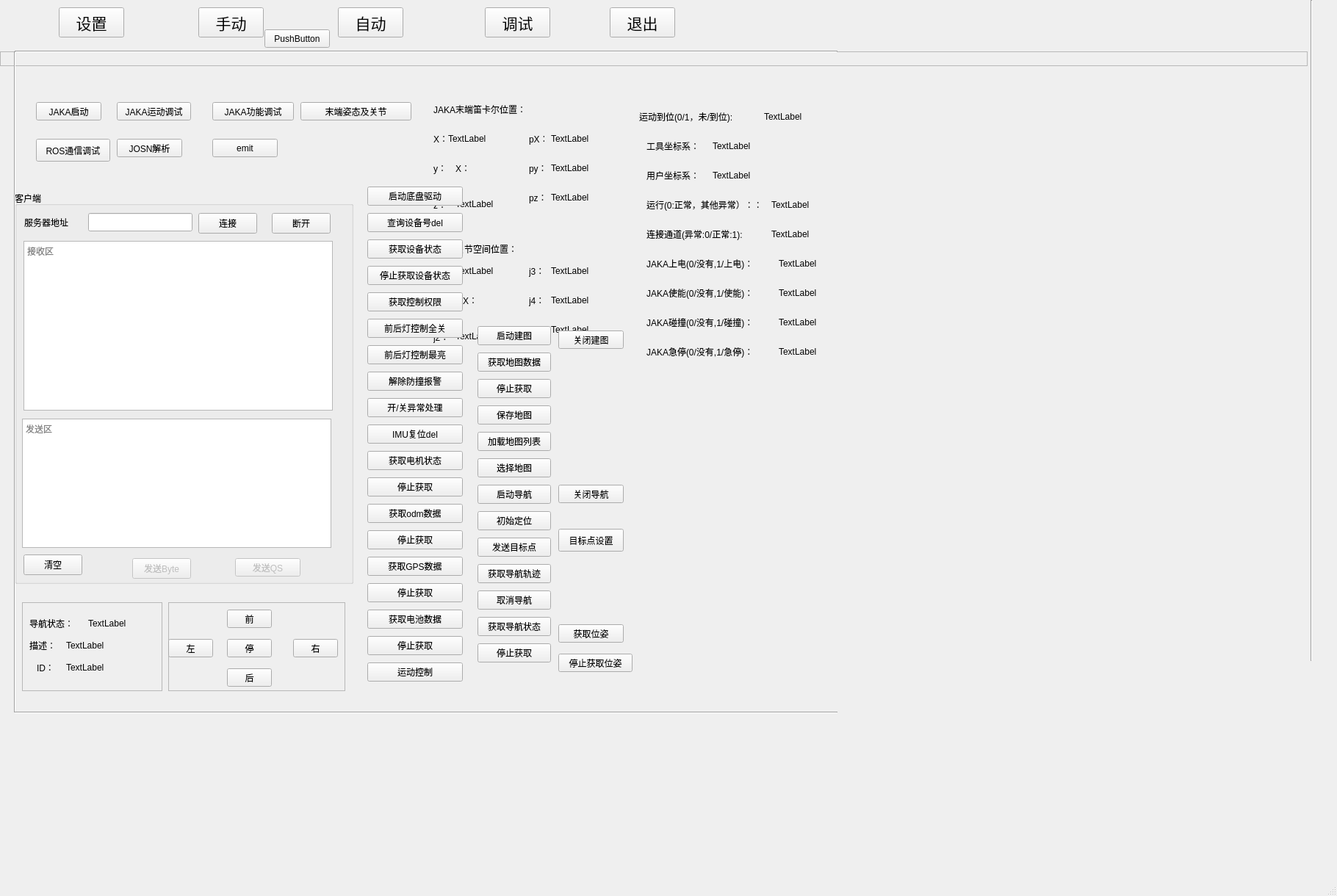
<?xml version="1.0" encoding="UTF-8"?>
<ui version="4.0">
 <class>MainWindow</class>
 <widget class="QMainWindow" name="MainWindow">
  <property name="windowModality">
   <enum>Qt::ApplicationModal</enum>
  </property>
  <property name="geometry">
   <rect>
    <x>0</x>
    <y>0</y>
    <width>1820</width>
    <height>1220</height>
   </rect>
  </property>
  <property name="windowTitle">
   <string>变电站应急机器人操作端</string>
  </property>
  <widget class="QWidget" name="centralwidget">
   <widget class="QPushButton" name="pushButton_3">
    <property name="geometry">
     <rect>
      <x>80</x>
      <y>10</y>
      <width>89</width>
      <height>41</height>
     </rect>
    </property>
    <property name="font">
     <font>
      <pointsize>16</pointsize>
     </font>
    </property>
    <property name="text">
     <string>设置</string>
    </property>
   </widget>
   <widget class="QWidget" name="widget" native="true">
    <property name="geometry">
     <rect>
      <x>580</x>
      <y>120</y>
      <width>551</width>
      <height>391</height>
     </rect>
    </property>
    <widget class="QLabel" name="label">
     <property name="geometry">
      <rect>
       <x>10</x>
       <y>60</y>
       <width>21</width>
       <height>17</height>
      </rect>
     </property>
     <property name="text">
      <string>X：</string>
     </property>
    </widget>
    <widget class="QLabel" name="label_2">
     <property name="geometry">
      <rect>
       <x>10</x>
       <y>100</y>
       <width>21</width>
       <height>17</height>
      </rect>
     </property>
     <property name="text">
      <string>y：</string>
     </property>
    </widget>
    <widget class="QLabel" name="label_3">
     <property name="geometry">
      <rect>
       <x>10</x>
       <y>150</y>
       <width>21</width>
       <height>17</height>
      </rect>
     </property>
     <property name="text">
      <string>z：</string>
     </property>
    </widget>
    <widget class="QLabel" name="label_4">
     <property name="geometry">
      <rect>
       <x>140</x>
       <y>60</y>
       <width>21</width>
       <height>17</height>
      </rect>
     </property>
     <property name="text">
      <string>pX：</string>
     </property>
    </widget>
    <widget class="QLabel" name="label_5">
     <property name="geometry">
      <rect>
       <x>140</x>
       <y>100</y>
       <width>21</width>
       <height>17</height>
      </rect>
     </property>
     <property name="text">
      <string>py：</string>
     </property>
    </widget>
    <widget class="QLabel" name="label_6">
     <property name="geometry">
      <rect>
       <x>140</x>
       <y>140</y>
       <width>21</width>
       <height>17</height>
      </rect>
     </property>
     <property name="text">
      <string>pz：</string>
     </property>
    </widget>
    <widget class="QLabel" name="label_x">
     <property name="geometry">
      <rect>
       <x>30</x>
       <y>60</y>
       <width>67</width>
       <height>17</height>
      </rect>
     </property>
     <property name="text">
      <string>TextLabel</string>
     </property>
    </widget>
    <widget class="QLabel" name="label_y">
     <property name="geometry">
      <rect>
       <x>40</x>
       <y>100</y>
       <width>61</width>
       <height>17</height>
      </rect>
     </property>
     <property name="text">
      <string>X：</string>
     </property>
    </widget>
    <widget class="QLabel" name="label_z">
     <property name="geometry">
      <rect>
       <x>40</x>
       <y>150</y>
       <width>67</width>
       <height>16</height>
      </rect>
     </property>
     <property name="text">
      <string>TextLabel</string>
     </property>
    </widget>
    <widget class="QLabel" name="label_px">
     <property name="geometry">
      <rect>
       <x>170</x>
       <y>60</y>
       <width>67</width>
       <height>17</height>
      </rect>
     </property>
     <property name="text">
      <string>TextLabel</string>
     </property>
    </widget>
    <widget class="QLabel" name="label_py">
     <property name="geometry">
      <rect>
       <x>170</x>
       <y>100</y>
       <width>67</width>
       <height>17</height>
      </rect>
     </property>
     <property name="text">
      <string>TextLabel</string>
     </property>
    </widget>
    <widget class="QLabel" name="label_pz">
     <property name="geometry">
      <rect>
       <x>170</x>
       <y>140</y>
       <width>67</width>
       <height>17</height>
      </rect>
     </property>
     <property name="text">
      <string>TextLabel</string>
     </property>
    </widget>
    <widget class="QLabel" name="labelj5">
     <property name="geometry">
      <rect>
       <x>170</x>
       <y>320</y>
       <width>67</width>
       <height>17</height>
      </rect>
     </property>
     <property name="text">
      <string>TextLabel</string>
     </property>
    </widget>
    <widget class="QLabel" name="label_7">
     <property name="geometry">
      <rect>
       <x>140</x>
       <y>320</y>
       <width>21</width>
       <height>17</height>
      </rect>
     </property>
     <property name="text">
      <string>j5：</string>
     </property>
    </widget>
    <widget class="QLabel" name="labelj2">
     <property name="geometry">
      <rect>
       <x>40</x>
       <y>330</y>
       <width>67</width>
       <height>16</height>
      </rect>
     </property>
     <property name="text">
      <string>TextLabel</string>
     </property>
    </widget>
    <widget class="QLabel" name="label_11">
     <property name="geometry">
      <rect>
       <x>10</x>
       <y>240</y>
       <width>21</width>
       <height>17</height>
      </rect>
     </property>
     <property name="text">
      <string>j0：</string>
     </property>
    </widget>
    <widget class="QLabel" name="labelj3">
     <property name="geometry">
      <rect>
       <x>170</x>
       <y>240</y>
       <width>67</width>
       <height>17</height>
      </rect>
     </property>
     <property name="text">
      <string>TextLabel</string>
     </property>
    </widget>
    <widget class="QLabel" name="label_9">
     <property name="geometry">
      <rect>
       <x>140</x>
       <y>240</y>
       <width>21</width>
       <height>17</height>
      </rect>
     </property>
     <property name="text">
      <string>j3：</string>
     </property>
    </widget>
    <widget class="QLabel" name="label_12">
     <property name="geometry">
      <rect>
       <x>140</x>
       <y>280</y>
       <width>21</width>
       <height>17</height>
      </rect>
     </property>
     <property name="text">
      <string>j4：</string>
     </property>
    </widget>
    <widget class="QLabel" name="labelj4">
     <property name="geometry">
      <rect>
       <x>170</x>
       <y>280</y>
       <width>67</width>
       <height>17</height>
      </rect>
     </property>
     <property name="text">
      <string>TextLabel</string>
     </property>
    </widget>
    <widget class="QLabel" name="label_8">
     <property name="geometry">
      <rect>
       <x>10</x>
       <y>330</y>
       <width>21</width>
       <height>17</height>
      </rect>
     </property>
     <property name="text">
      <string>j2：</string>
     </property>
    </widget>
    <widget class="QLabel" name="labelj1">
     <property name="geometry">
      <rect>
       <x>50</x>
       <y>280</y>
       <width>61</width>
       <height>17</height>
      </rect>
     </property>
     <property name="text">
      <string>X：</string>
     </property>
    </widget>
    <widget class="QLabel" name="labelj0">
     <property name="geometry">
      <rect>
       <x>40</x>
       <y>240</y>
       <width>67</width>
       <height>17</height>
      </rect>
     </property>
     <property name="text">
      <string>TextLabel</string>
     </property>
    </widget>
    <widget class="QLabel" name="label_10">
     <property name="geometry">
      <rect>
       <x>10</x>
       <y>280</y>
       <width>21</width>
       <height>17</height>
      </rect>
     </property>
     <property name="text">
      <string>j1：</string>
     </property>
    </widget>
    <widget class="QLabel" name="label_15">
     <property name="geometry">
      <rect>
       <x>10</x>
       <y>20</y>
       <width>151</width>
       <height>17</height>
      </rect>
     </property>
     <property name="text">
      <string>JAKA末端笛卡尔位置：</string>
     </property>
    </widget>
    <widget class="QLabel" name="label_16">
     <property name="geometry">
      <rect>
       <x>10</x>
       <y>210</y>
       <width>141</width>
       <height>17</height>
      </rect>
     </property>
     <property name="text">
      <string>JAKA关节空间位置：</string>
     </property>
    </widget>
    <widget class="QLabel" name="label_17">
     <property name="geometry">
      <rect>
       <x>290</x>
       <y>30</y>
       <width>171</width>
       <height>17</height>
      </rect>
     </property>
     <property name="text">
      <string>运动到位(0/1，未/到位):</string>
     </property>
    </widget>
    <widget class="QLabel" name="labelpos">
     <property name="geometry">
      <rect>
       <x>460</x>
       <y>30</y>
       <width>71</width>
       <height>17</height>
      </rect>
     </property>
     <property name="text">
      <string>TextLabel</string>
     </property>
    </widget>
    <widget class="QLabel" name="label_19">
     <property name="geometry">
      <rect>
       <x>300</x>
       <y>70</y>
       <width>91</width>
       <height>17</height>
      </rect>
     </property>
     <property name="text">
      <string>工具坐标系：</string>
     </property>
    </widget>
    <widget class="QLabel" name="labeltoolid">
     <property name="geometry">
      <rect>
       <x>390</x>
       <y>70</y>
       <width>67</width>
       <height>17</height>
      </rect>
     </property>
     <property name="text">
      <string>TextLabel</string>
     </property>
    </widget>
    <widget class="QLabel" name="labeluserid">
     <property name="geometry">
      <rect>
       <x>390</x>
       <y>110</y>
       <width>67</width>
       <height>17</height>
      </rect>
     </property>
     <property name="text">
      <string>TextLabel</string>
     </property>
    </widget>
    <widget class="QLabel" name="label_22">
     <property name="geometry">
      <rect>
       <x>300</x>
       <y>110</y>
       <width>91</width>
       <height>17</height>
      </rect>
     </property>
     <property name="layoutDirection">
      <enum>Qt::LeftToRight</enum>
     </property>
     <property name="text">
      <string>用户坐标系：</string>
     </property>
    </widget>
    <widget class="QLabel" name="labelerrcode">
     <property name="geometry">
      <rect>
       <x>470</x>
       <y>150</y>
       <width>67</width>
       <height>17</height>
      </rect>
     </property>
     <property name="text">
      <string>TextLabel</string>
     </property>
    </widget>
    <widget class="QLabel" name="label_24">
     <property name="geometry">
      <rect>
       <x>300</x>
       <y>150</y>
       <width>161</width>
       <height>17</height>
      </rect>
     </property>
     <property name="text">
      <string>运行(0:正常，其他异常）：：</string>
     </property>
    </widget>
    <widget class="QLabel" name="labelconnect">
     <property name="geometry">
      <rect>
       <x>470</x>
       <y>190</y>
       <width>67</width>
       <height>17</height>
      </rect>
     </property>
     <property name="text">
      <string>TextLabel</string>
     </property>
    </widget>
    <widget class="QLabel" name="label_26">
     <property name="geometry">
      <rect>
       <x>300</x>
       <y>190</y>
       <width>171</width>
       <height>17</height>
      </rect>
     </property>
     <property name="text">
      <string>连接通道(异常:0/正常:1):</string>
     </property>
    </widget>
    <widget class="QLabel" name="label_27">
     <property name="geometry">
      <rect>
       <x>300</x>
       <y>230</y>
       <width>181</width>
       <height>17</height>
      </rect>
     </property>
     <property name="layoutDirection">
      <enum>Qt::LeftToRight</enum>
     </property>
     <property name="text">
      <string>JAKA上电(0/没有,1/上电)：</string>
     </property>
    </widget>
    <widget class="QLabel" name="labelpoweron">
     <property name="geometry">
      <rect>
       <x>480</x>
       <y>230</y>
       <width>67</width>
       <height>17</height>
      </rect>
     </property>
     <property name="text">
      <string>TextLabel</string>
     </property>
    </widget>
    <widget class="QLabel" name="label_29">
     <property name="geometry">
      <rect>
       <x>300</x>
       <y>270</y>
       <width>181</width>
       <height>17</height>
      </rect>
     </property>
     <property name="layoutDirection">
      <enum>Qt::LeftToRight</enum>
     </property>
     <property name="text">
      <string>JAKA使能(0/没有,1/使能)：</string>
     </property>
    </widget>
    <widget class="QLabel" name="labelenabled">
     <property name="geometry">
      <rect>
       <x>480</x>
       <y>270</y>
       <width>67</width>
       <height>17</height>
      </rect>
     </property>
     <property name="text">
      <string>TextLabel</string>
     </property>
    </widget>
    <widget class="QLabel" name="label_31">
     <property name="geometry">
      <rect>
       <x>300</x>
       <y>310</y>
       <width>181</width>
       <height>17</height>
      </rect>
     </property>
     <property name="layoutDirection">
      <enum>Qt::LeftToRight</enum>
     </property>
     <property name="text">
      <string>JAKA碰撞(0/没有,1/碰撞)：</string>
     </property>
    </widget>
    <widget class="QLabel" name="labelprotect">
     <property name="geometry">
      <rect>
       <x>480</x>
       <y>310</y>
       <width>67</width>
       <height>17</height>
      </rect>
     </property>
     <property name="text">
      <string>TextLabel</string>
     </property>
    </widget>
    <widget class="QLabel" name="label_32">
     <property name="geometry">
      <rect>
       <x>300</x>
       <y>350</y>
       <width>181</width>
       <height>17</height>
      </rect>
     </property>
     <property name="maximumSize">
      <size>
       <width>16777215</width>
       <height>16777213</height>
      </size>
     </property>
     <property name="layoutDirection">
      <enum>Qt::LeftToRight</enum>
     </property>
     <property name="text">
      <string>JAKA急停(0/没有,1/急停)：</string>
     </property>
    </widget>
    <widget class="QLabel" name="labelemstop">
     <property name="geometry">
      <rect>
       <x>480</x>
       <y>350</y>
       <width>67</width>
       <height>17</height>
      </rect>
     </property>
     <property name="text">
      <string>TextLabel</string>
     </property>
    </widget>
   </widget>
   <widget class="QPushButton" name="pushButton_8">
    <property name="geometry">
     <rect>
      <x>270</x>
      <y>10</y>
      <width>89</width>
      <height>41</height>
     </rect>
    </property>
    <property name="font">
     <font>
      <pointsize>16</pointsize>
     </font>
    </property>
    <property name="text">
     <string>手动</string>
    </property>
   </widget>
   <widget class="QGroupBox" name="groupBox">
    <property name="geometry">
     <rect>
      <x>20</x>
      <y>260</y>
      <width>461</width>
      <height>535</height>
     </rect>
    </property>
    <property name="title">
     <string>客户端</string>
    </property>
    <widget class="QTextBrowser" name="client_rec">
     <property name="geometry">
      <rect>
       <x>12</x>
       <y>68</y>
       <width>421</width>
       <height>231</height>
      </rect>
     </property>
     <property name="placeholderText">
      <string>接收区</string>
     </property>
    </widget>
    <widget class="QPushButton" name="Cclear">
     <property name="geometry">
      <rect>
       <x>12</x>
       <y>495</y>
       <width>80</width>
       <height>28</height>
      </rect>
     </property>
     <property name="text">
      <string>清空</string>
     </property>
    </widget>
    <widget class="QPushButton" name="client_send">
     <property name="enabled">
      <bool>false</bool>
     </property>
     <property name="geometry">
      <rect>
       <x>160</x>
       <y>500</y>
       <width>80</width>
       <height>28</height>
      </rect>
     </property>
     <property name="text">
      <string>发送Byte</string>
     </property>
    </widget>
    <widget class="QTextEdit" name="client_msg">
     <property name="geometry">
      <rect>
       <x>10</x>
       <y>310</y>
       <width>421</width>
       <height>176</height>
      </rect>
     </property>
     <property name="maximumSize">
      <size>
       <width>16777215</width>
       <height>176</height>
      </size>
     </property>
     <property name="placeholderText">
      <string>发送区</string>
     </property>
    </widget>
    <widget class="QPushButton" name="pushButton_9">
     <property name="enabled">
      <bool>false</bool>
     </property>
     <property name="geometry">
      <rect>
       <x>300</x>
       <y>500</y>
       <width>89</width>
       <height>25</height>
      </rect>
     </property>
     <property name="text">
      <string>发送QS</string>
     </property>
    </widget>
    <widget class="QLabel" name="label_18">
     <property name="geometry">
      <rect>
       <x>13</x>
       <y>33</y>
       <width>81</width>
       <height>20</height>
      </rect>
     </property>
     <property name="text">
      <string>服务器地址</string>
     </property>
    </widget>
    <widget class="QLineEdit" name="ServerUrl">
     <property name="geometry">
      <rect>
       <x>100</x>
       <y>30</y>
       <width>142</width>
       <height>25</height>
      </rect>
     </property>
    </widget>
    <widget class="QPushButton" name="client_connect">
     <property name="geometry">
      <rect>
       <x>250</x>
       <y>30</y>
       <width>80</width>
       <height>28</height>
      </rect>
     </property>
     <property name="text">
      <string>连接</string>
     </property>
    </widget>
    <widget class="QPushButton" name="client_disconnect">
     <property name="geometry">
      <rect>
       <x>350</x>
       <y>30</y>
       <width>80</width>
       <height>28</height>
      </rect>
     </property>
     <property name="text">
      <string>断开</string>
     </property>
    </widget>
   </widget>
   <widget class="QWidget" name="widget_2" native="true">
    <property name="geometry">
     <rect>
      <x>490</x>
      <y>240</y>
      <width>141</width>
      <height>711</height>
     </rect>
    </property>
    <widget class="QWidget" name="layoutWidget">
     <property name="geometry">
      <rect>
       <x>10</x>
       <y>10</y>
       <width>130</width>
       <height>699</height>
      </rect>
     </property>
     <layout class="QGridLayout" name="gridLayout">
      <item row="0" column="0">
       <widget class="QPushButton" name="pushButton_14">
        <property name="text">
         <string>启动底盘驱动</string>
        </property>
       </widget>
      </item>
      <item row="1" column="0">
       <widget class="QPushButton" name="pushButton_15">
        <property name="text">
         <string>查询设备号del</string>
        </property>
       </widget>
      </item>
      <item row="2" column="0">
       <widget class="QPushButton" name="pushButton_11">
        <property name="text">
         <string>获取设备状态</string>
        </property>
       </widget>
      </item>
      <item row="3" column="0">
       <widget class="QPushButton" name="pushButton_10">
        <property name="text">
         <string>停止获取设备状态</string>
        </property>
       </widget>
      </item>
      <item row="4" column="0">
       <widget class="QPushButton" name="pushButton_16">
        <property name="text">
         <string>获取控制权限</string>
        </property>
       </widget>
      </item>
      <item row="5" column="0">
       <widget class="QPushButton" name="pushButton_12">
        <property name="text">
         <string>前后灯控制全关</string>
        </property>
       </widget>
      </item>
      <item row="6" column="0">
       <widget class="QPushButton" name="pushButton_17">
        <property name="text">
         <string>前后灯控制最亮</string>
        </property>
       </widget>
      </item>
      <item row="7" column="0">
       <widget class="QPushButton" name="pushButton_20">
        <property name="text">
         <string>解除防撞报警</string>
        </property>
       </widget>
      </item>
      <item row="8" column="0">
       <widget class="QPushButton" name="pushButton_19">
        <property name="text">
         <string>开/关异常处理</string>
        </property>
       </widget>
      </item>
      <item row="9" column="0">
       <widget class="QPushButton" name="pushButton_13">
        <property name="text">
         <string>IMU复位del</string>
        </property>
       </widget>
      </item>
      <item row="10" column="0">
       <widget class="QPushButton" name="pushButton_18">
        <property name="text">
         <string>获取电机状态</string>
        </property>
       </widget>
      </item>
      <item row="11" column="0">
       <widget class="QPushButton" name="pushButton_41">
        <property name="text">
         <string>停止获取</string>
        </property>
       </widget>
      </item>
      <item row="12" column="0">
       <widget class="QPushButton" name="pushButton_21">
        <property name="text">
         <string>获取odm数据</string>
        </property>
       </widget>
      </item>
      <item row="13" column="0">
       <widget class="QPushButton" name="pushButton_42">
        <property name="text">
         <string>停止获取</string>
        </property>
       </widget>
      </item>
      <item row="14" column="0">
       <widget class="QPushButton" name="pushButton_23">
        <property name="text">
         <string>获取GPS数据</string>
        </property>
       </widget>
      </item>
      <item row="15" column="0">
       <widget class="QPushButton" name="pushButton_43">
        <property name="text">
         <string>停止获取</string>
        </property>
       </widget>
      </item>
      <item row="16" column="0">
       <widget class="QPushButton" name="pushButton_24">
        <property name="text">
         <string>获取电池数据</string>
        </property>
       </widget>
      </item>
      <item row="17" column="0">
       <widget class="QPushButton" name="pushButton_44">
        <property name="text">
         <string>停止获取</string>
        </property>
       </widget>
      </item>
      <item row="18" column="0">
       <widget class="QPushButton" name="pushButton_25">
        <property name="text">
         <string>运动控制</string>
        </property>
       </widget>
      </item>
     </layout>
    </widget>
   </widget>
   <widget class="QFrame" name="frame">
    <property name="geometry">
     <rect>
      <x>229</x>
      <y>820</y>
      <width>241</width>
      <height>121</height>
     </rect>
    </property>
    <property name="frameShape">
     <enum>QFrame::StyledPanel</enum>
    </property>
    <property name="frameShadow">
     <enum>QFrame::Raised</enum>
    </property>
    <widget class="QPushButton" name="pushButton_34">
     <property name="geometry">
      <rect>
       <x>80</x>
       <y>10</y>
       <width>61</width>
       <height>25</height>
      </rect>
     </property>
     <property name="text">
      <string>前</string>
     </property>
    </widget>
    <widget class="QPushButton" name="pushButton_35">
     <property name="geometry">
      <rect>
       <x>80</x>
       <y>90</y>
       <width>61</width>
       <height>25</height>
      </rect>
     </property>
     <property name="text">
      <string>后</string>
     </property>
    </widget>
    <widget class="QPushButton" name="pushButton_36">
     <property name="geometry">
      <rect>
       <x>0</x>
       <y>50</y>
       <width>61</width>
       <height>25</height>
      </rect>
     </property>
     <property name="text">
      <string>左</string>
     </property>
    </widget>
    <widget class="QPushButton" name="pushButton_37">
     <property name="geometry">
      <rect>
       <x>170</x>
       <y>50</y>
       <width>61</width>
       <height>25</height>
      </rect>
     </property>
     <property name="text">
      <string>右</string>
     </property>
    </widget>
    <widget class="QPushButton" name="pushButton_38">
     <property name="geometry">
      <rect>
       <x>80</x>
       <y>50</y>
       <width>61</width>
       <height>25</height>
      </rect>
     </property>
     <property name="text">
      <string>停</string>
     </property>
    </widget>
   </widget>
   <widget class="QStackedWidget" name="stackedWidget">
    <property name="geometry">
     <rect>
      <x>0</x>
      <y>70</y>
      <width>1780</width>
      <height>20</height>
     </rect>
    </property>
    <property name="autoFillBackground">
     <bool>true</bool>
    </property>
    <property name="frameShape">
     <enum>QFrame::StyledPanel</enum>
    </property>
    <property name="currentIndex">
     <number>1</number>
    </property>
    <widget class="QWidget" name="page"/>
    <widget class="QWidget" name="page_2"/>
   </widget>
   <widget class="QPushButton" name="pushButton_46">
    <property name="geometry">
     <rect>
      <x>460</x>
      <y>10</y>
      <width>89</width>
      <height>41</height>
     </rect>
    </property>
    <property name="font">
     <font>
      <pointsize>16</pointsize>
     </font>
    </property>
    <property name="text">
     <string>自动</string>
    </property>
   </widget>
   <widget class="QPushButton" name="pushButton_47">
    <property name="geometry">
     <rect>
      <x>660</x>
      <y>10</y>
      <width>89</width>
      <height>41</height>
     </rect>
    </property>
    <property name="font">
     <font>
      <pointsize>16</pointsize>
     </font>
    </property>
    <property name="text">
     <string>调试</string>
    </property>
   </widget>
   <widget class="QPushButton" name="pushButton_48">
    <property name="geometry">
     <rect>
      <x>830</x>
      <y>10</y>
      <width>89</width>
      <height>41</height>
     </rect>
    </property>
    <property name="font">
     <font>
      <pointsize>16</pointsize>
     </font>
    </property>
    <property name="text">
     <string>退出</string>
    </property>
   </widget>
   <widget class="Line" name="line">
    <property name="geometry">
     <rect>
      <x>20</x>
      <y>60</y>
      <width>1120</width>
      <height>20</height>
     </rect>
    </property>
    <property name="orientation">
     <enum>Qt::Horizontal</enum>
    </property>
   </widget>
   <widget class="Line" name="line_2">
    <property name="geometry">
     <rect>
      <x>10</x>
      <y>70</y>
      <width>20</width>
      <height>900</height>
     </rect>
    </property>
    <property name="lineWidth">
     <number>1</number>
    </property>
    <property name="orientation">
     <enum>Qt::Vertical</enum>
    </property>
   </widget>
   <widget class="Line" name="line_3">
    <property name="geometry">
     <rect>
      <x>20</x>
      <y>960</y>
      <width>1120</width>
      <height>20</height>
     </rect>
    </property>
    <property name="orientation">
     <enum>Qt::Horizontal</enum>
    </property>
   </widget>
   <widget class="Line" name="line_4">
    <property name="geometry">
     <rect>
      <x>1775</x>
      <y>0</y>
      <width>20</width>
      <height>900</height>
     </rect>
    </property>
    <property name="lineWidth">
     <number>1</number>
    </property>
    <property name="orientation">
     <enum>Qt::Vertical</enum>
    </property>
   </widget>
   <widget class="QWidget" name="widget_3" native="true">
    <property name="geometry">
     <rect>
      <x>640</x>
      <y>440</y>
      <width>241</width>
      <height>501</height>
     </rect>
    </property>
    <widget class="QPushButton" name="pushButton_51">
     <property name="geometry">
      <rect>
       <x>120</x>
       <y>10</y>
       <width>89</width>
       <height>25</height>
      </rect>
     </property>
     <property name="text">
      <string>关闭建图</string>
     </property>
    </widget>
    <widget class="QPushButton" name="pushButton_52">
     <property name="geometry">
      <rect>
       <x>120</x>
       <y>220</y>
       <width>89</width>
       <height>25</height>
      </rect>
     </property>
     <property name="text">
      <string>关闭导航</string>
     </property>
    </widget>
    <widget class="QPushButton" name="pushButtonpos">
     <property name="geometry">
      <rect>
       <x>120</x>
       <y>280</y>
       <width>89</width>
       <height>31</height>
      </rect>
     </property>
     <property name="text">
      <string>目标点设置</string>
     </property>
    </widget>
    <widget class="QWidget" name="layoutWidget">
     <property name="geometry">
      <rect>
       <x>10</x>
       <y>0</y>
       <width>100</width>
       <height>477</height>
      </rect>
     </property>
     <layout class="QGridLayout" name="gridLayout_2">
      <item row="0" column="0">
       <widget class="QPushButton" name="pushButton_26">
        <property name="text">
         <string>启动建图</string>
        </property>
       </widget>
      </item>
      <item row="1" column="0">
       <widget class="QPushButton" name="pushButton_27">
        <property name="text">
         <string>获取地图数据</string>
        </property>
       </widget>
      </item>
      <item row="2" column="0">
       <widget class="QPushButton" name="pushButton_39">
        <property name="text">
         <string>停止获取</string>
        </property>
       </widget>
      </item>
      <item row="3" column="0">
       <widget class="QPushButton" name="pushButton_22">
        <property name="text">
         <string>保存地图</string>
        </property>
       </widget>
      </item>
      <item row="4" column="0">
       <widget class="QPushButton" name="pushButton_28">
        <property name="text">
         <string>加载地图列表</string>
        </property>
       </widget>
      </item>
      <item row="5" column="0">
       <widget class="QPushButton" name="pushButton_30">
        <property name="text">
         <string>选择地图</string>
        </property>
       </widget>
      </item>
      <item row="6" column="0">
       <widget class="QPushButton" name="pushButton_29">
        <property name="text">
         <string>启动导航</string>
        </property>
       </widget>
      </item>
      <item row="7" column="0">
       <widget class="QPushButton" name="pushButton_33">
        <property name="text">
         <string>初始定位</string>
        </property>
       </widget>
      </item>
      <item row="8" column="0">
       <widget class="QPushButton" name="pushButton_32">
        <property name="text">
         <string>发送目标点</string>
        </property>
       </widget>
      </item>
      <item row="9" column="0">
       <widget class="QPushButton" name="pushButton_31">
        <property name="text">
         <string>获取导航轨迹</string>
        </property>
       </widget>
      </item>
      <item row="10" column="0">
       <widget class="QPushButton" name="pushButton_40">
        <property name="text">
         <string>取消导航</string>
        </property>
       </widget>
      </item>
      <item row="11" column="0">
       <widget class="QPushButton" name="pushButtonnavst">
        <property name="text">
         <string>获取导航状态</string>
        </property>
       </widget>
      </item>
      <item row="12" column="0">
       <widget class="QPushButton" name="pushButtonnavst_2">
        <property name="text">
         <string>停止获取</string>
        </property>
       </widget>
      </item>
     </layout>
    </widget>
    <widget class="QPushButton" name="pushButtonpos_2">
     <property name="geometry">
      <rect>
       <x>120</x>
       <y>410</y>
       <width>89</width>
       <height>25</height>
      </rect>
     </property>
     <property name="text">
      <string>获取位姿</string>
     </property>
    </widget>
    <widget class="QPushButton" name="pushButtonpos_3">
     <property name="geometry">
      <rect>
       <x>120</x>
       <y>450</y>
       <width>101</width>
       <height>25</height>
      </rect>
     </property>
     <property name="text">
      <string>停止获取位姿</string>
     </property>
    </widget>
   </widget>
   <widget class="QFrame" name="frame_2">
    <property name="geometry">
     <rect>
      <x>30</x>
      <y>820</y>
      <width>191</width>
      <height>121</height>
     </rect>
    </property>
    <property name="frameShape">
     <enum>QFrame::StyledPanel</enum>
    </property>
    <property name="frameShadow">
     <enum>QFrame::Raised</enum>
    </property>
    <widget class="QLabel" name="label_13">
     <property name="geometry">
      <rect>
       <x>10</x>
       <y>20</y>
       <width>67</width>
       <height>17</height>
      </rect>
     </property>
     <property name="text">
      <string>导航状态：</string>
     </property>
    </widget>
    <widget class="QLabel" name="labelstatus">
     <property name="geometry">
      <rect>
       <x>90</x>
       <y>20</y>
       <width>67</width>
       <height>17</height>
      </rect>
     </property>
     <property name="text">
      <string>TextLabel</string>
     </property>
    </widget>
    <widget class="QLabel" name="labeltext">
     <property name="geometry">
      <rect>
       <x>60</x>
       <y>50</y>
       <width>121</width>
       <height>17</height>
      </rect>
     </property>
     <property name="text">
      <string>TextLabel</string>
     </property>
    </widget>
    <widget class="QLabel" name="label_14">
     <property name="geometry">
      <rect>
       <x>10</x>
       <y>50</y>
       <width>41</width>
       <height>17</height>
      </rect>
     </property>
     <property name="text">
      <string>描述：</string>
     </property>
    </widget>
    <widget class="QLabel" name="label_20">
     <property name="geometry">
      <rect>
       <x>20</x>
       <y>80</y>
       <width>31</width>
       <height>17</height>
      </rect>
     </property>
     <property name="text">
      <string>ID：</string>
     </property>
    </widget>
    <widget class="QLabel" name="labelid">
     <property name="geometry">
      <rect>
       <x>60</x>
       <y>80</y>
       <width>121</width>
       <height>17</height>
      </rect>
     </property>
     <property name="text">
      <string>TextLabel</string>
     </property>
    </widget>
   </widget>
   <widget class="QWidget" name="widget_4" native="true">
    <property name="geometry">
     <rect>
      <x>39</x>
      <y>119</y>
      <width>531</width>
      <height>121</height>
     </rect>
    </property>
    <widget class="QPushButton" name="pushButtonemit">
     <property name="geometry">
      <rect>
       <x>250</x>
       <y>70</y>
       <width>89</width>
       <height>25</height>
      </rect>
     </property>
     <property name="text">
      <string>emit</string>
     </property>
    </widget>
    <widget class="QPushButton" name="pushButtonjosn">
     <property name="geometry">
      <rect>
       <x>120</x>
       <y>70</y>
       <width>89</width>
       <height>25</height>
      </rect>
     </property>
     <property name="text">
      <string>JOSN解析</string>
     </property>
    </widget>
    <widget class="QPushButton" name="pushButton_45">
     <property name="geometry">
      <rect>
       <x>10</x>
       <y>70</y>
       <width>101</width>
       <height>31</height>
      </rect>
     </property>
     <property name="text">
      <string>ROS通信调试</string>
     </property>
    </widget>
    <widget class="QPushButton" name="pushButton">
     <property name="geometry">
      <rect>
       <x>10</x>
       <y>20</y>
       <width>89</width>
       <height>25</height>
      </rect>
     </property>
     <property name="text">
      <string>JAKA启动</string>
     </property>
    </widget>
    <widget class="QPushButton" name="pushButton_2">
     <property name="geometry">
      <rect>
       <x>120</x>
       <y>20</y>
       <width>101</width>
       <height>25</height>
      </rect>
     </property>
     <property name="text">
      <string>JAKA运动调试</string>
     </property>
    </widget>
    <widget class="QPushButton" name="pushButton_7">
     <property name="geometry">
      <rect>
       <x>250</x>
       <y>20</y>
       <width>111</width>
       <height>25</height>
      </rect>
     </property>
     <property name="text">
      <string>JAKA功能调试</string>
     </property>
    </widget>
    <widget class="QPushButton" name="pushButton_4">
     <property name="geometry">
      <rect>
       <x>370</x>
       <y>20</y>
       <width>151</width>
       <height>25</height>
      </rect>
     </property>
     <property name="text">
      <string>末端姿态及关节</string>
     </property>
    </widget>
   </widget>
   <widget class="QPushButton" name="pushButtonvideo">
    <property name="geometry">
     <rect>
      <x>360</x>
      <y>40</y>
      <width>89</width>
      <height>25</height>
     </rect>
    </property>
    <property name="text">
     <string>PushButton</string>
    </property>
   </widget>
  </widget>
  <widget class="QMenuBar" name="menubar">
   <property name="geometry">
    <rect>
     <x>0</x>
     <y>0</y>
     <width>1820</width>
     <height>28</height>
    </rect>
   </property>
  </widget>
  <widget class="QStatusBar" name="statusbar"/>
 </widget>
 <resources/>
 <connections/>
</ui>
